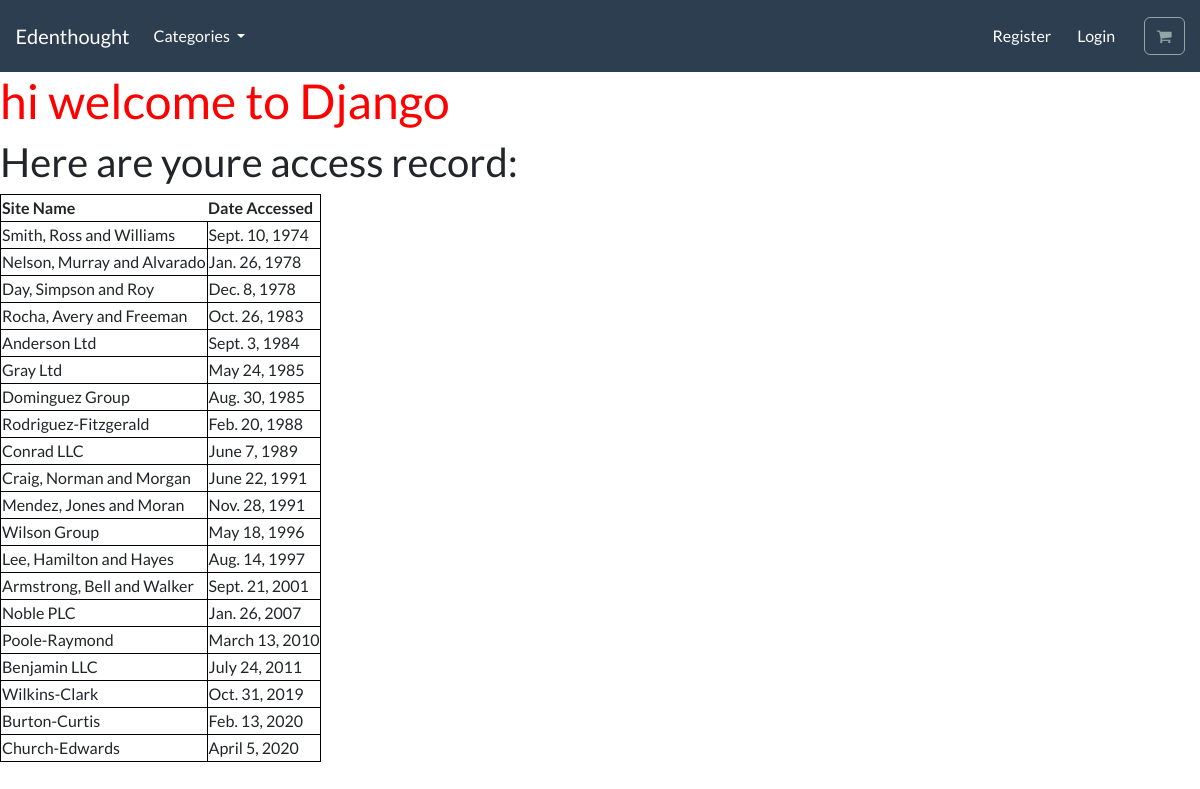
The app's page /first_app/ with its own data.
### first_app/models.py (models this page shows, shortened)
class AccessRecord(models.Model):
    name = models.ForeignKey(Webpage, on_delete=models.CASCADE)
    date = models.DateField()

class Webpage(models.Model):
    topic = models.ForeignKey(Topic, on_delete=models.CASCADE)
    name = models.CharField(max_length=264, unique=True)
    url = models.URLField(unique=True)
    def __str__(self):
        return self.name

### first_app/views.py (the view)
# urls.py: 2. Add a URL to urlpatterns:  path('', views.home, name='home')
def home(request):
    webpages_list = AccessRecord.objects.order_by('date')
    date_dict = {'access_records':webpages_list}
    return render(request,'first_app/index.html',date_dict)

### templates/first_app/index.html (shortened to what this page needs)
{% extends "base.html" %}
{% load static %}
{% block content %}
<!DOCTYPE html>
<html lang="en">
<head>
  <link rel="stylesheet" href="{%static 'css/style2.css'%}">
</head>
<body>
  <h1>hi welcome to Django</h1>
  <h2>Here are youre access record:</h2>
  <div class="django2">
    {% if access_records %}
      <table>
        <thead>
          <th>Site Name</th>
          <th>Date Accessed</th>
        </thead>
        {% for acc in access_records %}
        <tr>
          <td>{{ acc.name }}</td>
          <td>{{ acc.date }}</td>
        </tr>
        {%endfor%}
      </table>
    {% else %}
      <p>NO ACCESS RECORDS FOUND!</p>
    {% endif %}
  </div>
</body>
</html>
{% endblock %}

### store/static/css/style.css (style rules this page uses)
h1 { color: red; }

### first_app/static/css/style2.css (style rules this page uses)
h1 { color: red; }
table,td,tr { border: 1px solid black; }

### records on screen
AccessRecord: name "Smith, Ross and Williams", date "Sept. 10, 1974"
AccessRecord: name "Nelson, Murray and Alvarado", date "Jan. 26, 1978"
AccessRecord: name "Day, Simpson and Roy", date "Dec. 8, 1978"
AccessRecord: name "Rocha, Avery and Freeman", date "Oct. 26, 1983"
AccessRecord: name "Anderson Ltd", date "Sept. 3, 1984"
AccessRecord: name "Gray Ltd", date "May 24, 1985"
AccessRecord: name "Dominguez Group", date "Aug. 30, 1985"
AccessRecord: name "Rodriguez-Fitzgerald", date "Feb. 20, 1988"
AccessRecord: name "Conrad LLC", date "June 7, 1989"
AccessRecord: name "Craig, Norman and Morgan", date "June 22, 1991"
AccessRecord: name "Mendez, Jones and Moran", date "Nov. 28, 1991"
AccessRecord: name "Wilson Group", date "May 18, 1996"
AccessRecord: name "Lee, Hamilton and Hayes", date "Aug. 14, 1997"
AccessRecord: name "Armstrong, Bell and Walker", date "Sept. 21, 2001"
AccessRecord: name "Noble PLC", date "Jan. 26, 2007"
AccessRecord: name "Poole-Raymond", date "March 13, 2010"
AccessRecord: name "Benjamin LLC", date "July 24, 2011"
AccessRecord: name "Wilkins-Clark", date "Oct. 31, 2019"
AccessRecord: name "Burton-Curtis", date "Feb. 13, 2020"
AccessRecord: name "Church-Edwards", date "April 5, 2020"
